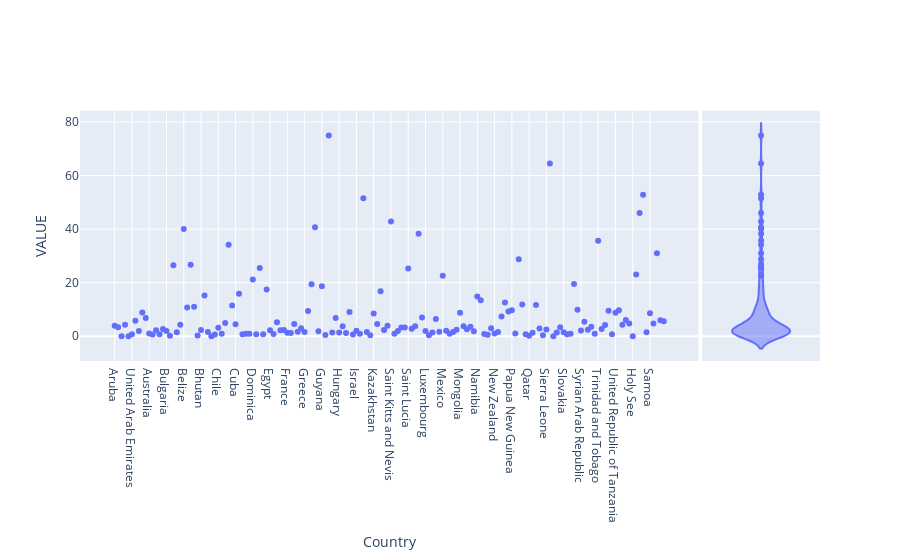

Here is the notebook cell this chart was saved with:
### Code cell
fig3 = px.scatter(df, x="Country", y="VALUE",marginal_x= False, marginal_y="violin",
                  labels={
                     "VALUE": "Criminalité pour 100 000 habitants",
                     "sepal_width": "Pays",
                      color_continuous_scale=["lightyellow", "orange", "red"]
                 )

fig3.show()

### Figure 1 — Plotly figure (JSON) as saved in the notebook; plotly's stock layout.template omitted (floating-point values rounded to 4 significant figures; data arrays with more than 128 entries replaced by an {"elided": "..."} marker saying what was removed)
{"data": [{"hovertemplate": "Country=%{x}<br>VALUE=%{y}<extra></extra>", "legendgroup": "", "marker": {"color": "#636efa", "symbol": "circle"}, "mode": "markers", "name": "", "orientation": "v", "showlegend": false, "type": "scatter", "x": {"elided": "160 str values"}, "xaxis": "x", "y": {"elided": "160 float values"}, "yaxis": "y"}, {"alignmentgroup": "True", "hovertemplate": "VALUE=%{y}<extra></extra>", "legendgroup": "", "marker": {"color": "#636efa", "symbol": "circle"}, "name": "", "offsetgroup": "", "scalegroup": "y", "showlegend": false, "type": "violin", "xaxis": "x2", "y": {"elided": "160 float values"}, "yaxis": "y2"}], "layout": {"legend": {"tracegroupgap": 0}, "margin": {"t": 60}, "xaxis": {"anchor": "y", "domain": [0, 0.8358], "title": {"text": "Country"}}, "xaxis2": {"anchor": "y2", "domain": [0.8408, 1], "matches": "x2", "showgrid": false, "showline": false, "showticklabels": false, "ticks": ""}, "xaxis3": {"anchor": "y3", "domain": [0, 0.8358], "matches": "x", "showticklabels": false}, "xaxis4": {"anchor": "y4", "domain": [0.8408, 1], "matches": "x2", "showgrid": false, "showline": false, "showticklabels": false, "ticks": ""}, "yaxis": {"anchor": "x", "domain": [0, 0.8316], "title": {"text": "VALUE"}}, "yaxis2": {"anchor": "x2", "domain": [0, 0.8316], "matches": "y", "showgrid": true, "showticklabels": false}, "yaxis3": {"anchor": "x3", "domain": [0.8416, 1], "matches": "y", "title": {"text": "VALUE"}}, "yaxis4": {"anchor": "x4", "domain": [0.8416, 1], "matches": "y", "showgrid": true, "showticklabels": false}}}
